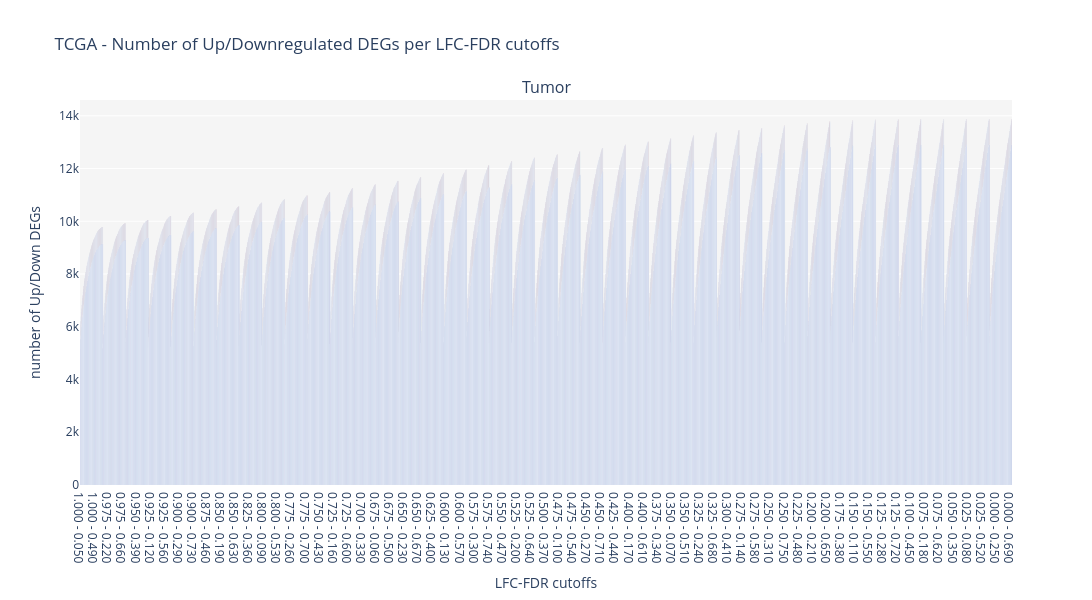

Notebook source saved alongside this figure:
### Code cell
width = 1300
          
fig = mtd.plot_all_degs_up_down_per_cutoffs(width=width, height=600, title='', y_anchor=1.05, 
                                            color_up='darkred', color_dw='navy', plot_bgcolor='whitesmoke', verbose=False)
if fig: fig.show()

### Figure 1 — Plotly figure (JSON) as saved in the notebook; plotly's stock layout.template omitted (floating-point values rounded to 4 significant figures; data arrays with more than 128 entries replaced by an {"elided": "..."} marker saying what was removed)
{"data": [{"marker": {"color": "darkred"}, "name": "Up", "showlegend": true, "type": "bar", "x": {"elided": "2911 str values"}, "xaxis": "x", "y": {"elided": "2911 int values"}, "yaxis": "y"}, {"marker": {"color": "navy"}, "name": "Down", "showlegend": true, "type": "bar", "x": {"elided": "2911 str values"}, "xaxis": "x", "y": {"elided": "2911 int values"}, "yaxis": "y"}], "layout": {"annotations": [{"font": {"size": 16}, "showarrow": false, "text": "Tumor", "x": 0.5, "xanchor": "center", "xref": "paper", "y": 1, "yanchor": "bottom", "yref": "paper"}], "height": 600, "legend": {"orientation": "h", "title": {"text": "DEGs regulation"}, "x": 1, "xanchor": "right", "y": 1.05, "yanchor": "top"}, "plot_bgcolor": "whitesmoke", "showlegend": false, "title": {"text": "TCGA - Number of Up/Downregulated DEGs per LFC-FDR cutoffs"}, "width": 1300, "xaxis": {"anchor": "y", "domain": [0, 1], "title": {"text": "LFC-FDR cutoffs"}}, "yaxis": {"anchor": "x", "domain": [0, 1], "title": {"text": "number of Up/Down DEGs"}}}}
